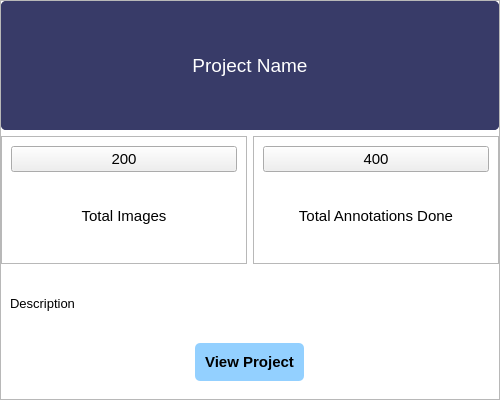
<?xml version="1.0" encoding="UTF-8"?>
<ui version="4.0">
 <class>Form</class>
 <widget class="QWidget" name="Form">
  <property name="geometry">
   <rect>
    <x>0</x>
    <y>0</y>
    <width>500</width>
    <height>400</height>
   </rect>
  </property>
  <property name="minimumSize">
   <size>
    <width>0</width>
    <height>350</height>
   </size>
  </property>
  <property name="maximumSize">
   <size>
    <width>500</width>
    <height>400</height>
   </size>
  </property>
  <property name="windowTitle">
   <string>Form</string>
  </property>
  <property name="styleSheet">
   <string notr="true">#Form{
background-color: rgb(255, 255, 255);
}
#cardImage,#projectName{
background-color:rgb(56, 59, 104);
color: rgb(255,255,255);
border-radius: 5px;
}
#viewProjectBtn{
background-color: rgb(147, 208, 255);
border-radius: 5px;
padding: 10px;
font-size: 15px;
}
#viewProjectBtn:hover{
background-color:rgb(197, 238, 255);
}</string>
  </property>
  <layout class="QGridLayout" name="gridLayout">
   <property name="leftMargin">
    <number>0</number>
   </property>
   <property name="topMargin">
    <number>0</number>
   </property>
   <property name="rightMargin">
    <number>0</number>
   </property>
   <property name="bottomMargin">
    <number>0</number>
   </property>
   <property name="spacing">
    <number>0</number>
   </property>
   <item row="0" column="0">
    <widget class="QFrame" name="card">
     <property name="minimumSize">
      <size>
       <width>0</width>
       <height>350</height>
      </size>
     </property>
     <property name="maximumSize">
      <size>
       <width>500</width>
       <height>400</height>
      </size>
     </property>
     <property name="cursor">
      <cursorShape>ArrowCursor</cursorShape>
     </property>
     <property name="autoFillBackground">
      <bool>false</bool>
     </property>
     <property name="frameShape">
      <enum>QFrame::StyledPanel</enum>
     </property>
     <property name="frameShadow">
      <enum>QFrame::Raised</enum>
     </property>
     <layout class="QVBoxLayout" name="verticalLayout_5">
      <property name="leftMargin">
       <number>0</number>
      </property>
      <property name="topMargin">
       <number>0</number>
      </property>
      <property name="rightMargin">
       <number>0</number>
      </property>
      <property name="bottomMargin">
       <number>0</number>
      </property>
      <item>
       <widget class="QWidget" name="cardImage" native="true">
        <layout class="QVBoxLayout" name="verticalLayout_6">
         <property name="leftMargin">
          <number>0</number>
         </property>
         <property name="topMargin">
          <number>0</number>
         </property>
         <property name="rightMargin">
          <number>0</number>
         </property>
         <property name="bottomMargin">
          <number>0</number>
         </property>
         <item>
          <widget class="QLabel" name="projectName">
           <property name="minimumSize">
            <size>
             <width>0</width>
             <height>100</height>
            </size>
           </property>
           <property name="font">
            <font>
             <pointsize>14</pointsize>
            </font>
           </property>
           <property name="autoFillBackground">
            <bool>false</bool>
           </property>
           <property name="text">
            <string>Project Name</string>
           </property>
           <property name="alignment">
            <set>Qt::AlignCenter</set>
           </property>
          </widget>
         </item>
        </layout>
       </widget>
      </item>
      <item>
       <widget class="QWidget" name="cardDetailContainer" native="true">
        <layout class="QHBoxLayout" name="horizontalLayout_11">
         <property name="leftMargin">
          <number>0</number>
         </property>
         <property name="topMargin">
          <number>0</number>
         </property>
         <property name="rightMargin">
          <number>0</number>
         </property>
         <property name="bottomMargin">
          <number>0</number>
         </property>
         <item>
          <widget class="QFrame" name="frame_2">
           <property name="frameShape">
            <enum>QFrame::StyledPanel</enum>
           </property>
           <property name="frameShadow">
            <enum>QFrame::Raised</enum>
           </property>
           <layout class="QVBoxLayout" name="verticalLayout_10">
            <item>
             <widget class="QPushButton" name="noOfImageValue">
              <property name="font">
               <font>
                <pointsize>11</pointsize>
               </font>
              </property>
              <property name="text">
               <string>200</string>
              </property>
              <property name="icon">
               <iconset resource="../resources.qrc">
                <normaloff>:/icons/assets/image.svg</normaloff>:/icons/assets/image.svg</iconset>
              </property>
              <property name="iconSize">
               <size>
                <width>30</width>
                <height>30</height>
               </size>
              </property>
             </widget>
            </item>
            <item>
             <widget class="QLabel" name="noOfImgeLabel">
              <property name="font">
               <font>
                <pointsize>11</pointsize>
               </font>
              </property>
              <property name="text">
               <string>Total Images</string>
              </property>
              <property name="alignment">
               <set>Qt::AlignCenter</set>
              </property>
             </widget>
            </item>
           </layout>
          </widget>
         </item>
         <item>
          <widget class="QFrame" name="annotationDetail">
           <property name="frameShape">
            <enum>QFrame::StyledPanel</enum>
           </property>
           <property name="frameShadow">
            <enum>QFrame::Raised</enum>
           </property>
           <layout class="QVBoxLayout" name="verticalLayout_11">
            <item>
             <widget class="QPushButton" name="noOfAnnotationValue">
              <property name="font">
               <font>
                <pointsize>11</pointsize>
               </font>
              </property>
              <property name="text">
               <string>400</string>
              </property>
              <property name="icon">
               <iconset resource="../resources.qrc">
                <normaloff>:/icons/assets/check-square.svg</normaloff>:/icons/assets/check-square.svg</iconset>
              </property>
              <property name="iconSize">
               <size>
                <width>30</width>
                <height>30</height>
               </size>
              </property>
             </widget>
            </item>
            <item>
             <widget class="QLabel" name="noOfAnnotationLabel">
              <property name="font">
               <font>
                <pointsize>11</pointsize>
               </font>
              </property>
              <property name="text">
               <string>Total Annotations Done</string>
              </property>
              <property name="alignment">
               <set>Qt::AlignCenter</set>
              </property>
             </widget>
            </item>
           </layout>
          </widget>
         </item>
        </layout>
       </widget>
      </item>
      <item>
       <widget class="QWidget" name="cardBottomContainer" native="true">
        <property name="minimumSize">
         <size>
          <width>0</width>
          <height>50</height>
         </size>
        </property>
        <layout class="QVBoxLayout" name="verticalLayout_12">
         <item>
          <widget class="QLabel" name="projectDescription">
           <property name="font">
            <font>
             <pointsize>10</pointsize>
            </font>
           </property>
           <property name="text">
            <string>Description</string>
           </property>
          </widget>
         </item>
         <item>
          <widget class="QWidget" name="widget_4" native="true">
           <property name="minimumSize">
            <size>
             <width>0</width>
             <height>50</height>
            </size>
           </property>
           <layout class="QHBoxLayout" name="horizontalLayout_17">
            <item alignment="Qt::AlignHCenter">
             <widget class="QPushButton" name="viewProjectBtn">
              <property name="sizeIncrement">
               <size>
                <width>200</width>
                <height>500</height>
               </size>
              </property>
              <property name="font">
               <font>
                <pointsize>-1</pointsize>
                <weight>75</weight>
                <bold>true</bold>
               </font>
              </property>
              <property name="cursor">
               <cursorShape>PointingHandCursor</cursorShape>
              </property>
              <property name="text">
               <string>View Project</string>
              </property>
              <property name="icon">
               <iconset resource="../resources.qrc">
                <normaloff>:/icons/assets/book-open.svg</normaloff>:/icons/assets/book-open.svg</iconset>
              </property>
              <property name="iconSize">
               <size>
                <width>30</width>
                <height>30</height>
               </size>
              </property>
             </widget>
            </item>
           </layout>
          </widget>
         </item>
        </layout>
       </widget>
      </item>
     </layout>
    </widget>
   </item>
  </layout>
 </widget>
 <resources>
  <include location="../resources.qrc"/>
 </resources>
 <connections/>
</ui>
